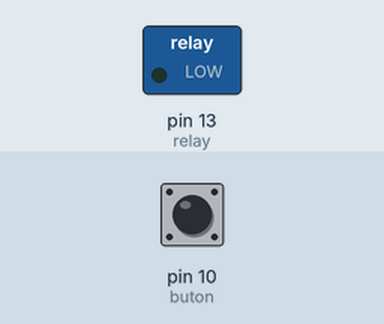
Recording of a sketch running on a simulated Arduino Uno, built with avr-gcc and run on an emulated ATmega328P. On the bench: switched loads named in the sketch (green lamp = pin HIGH). The inputs (shaded band) are chosen by the test bench; at power-on: pin 10 (buton) HIGH.

Above: at 1.2 s.
1.3 s: pin 10 (buton) pulled LOW for 0.15 s
At 1.37 s:
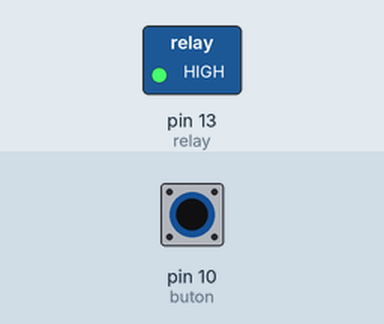
2.9 s: pin 10 (buton) pulled LOW for 3.2 s
At 7.4 s:
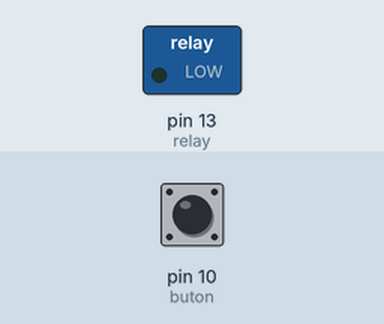
Timing chart, 0 to 8.9 s (numbered marks = the images above; inputs shaded):
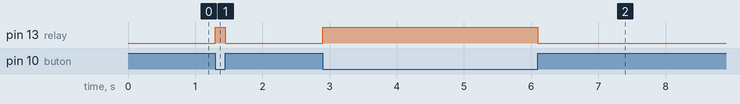

Measured:
- after the input at 1.3 s, pin 13 (relay): LOW → HIGH at once, → LOW 0.15 s later
- after the input at 2.9 s, pin 13 (relay): LOW → HIGH at once, → LOW 3.2 s later

The sketch:

kablosuz_guc_transferi.ino
```cpp
const int buton = 10;

const int relay = 13;
int bstate = 0;

void setup() {
  pinMode(relay,OUTPUT);
   pinMode(buton,INPUT);

}

void loop() {
  bstate = digitalRead(buton);

  if (bstate==LOW)
  {
    digitalWrite (relay,HIGH);
  }
  else
  {
    digitalWrite (relay,LOW);
  }

}
```
